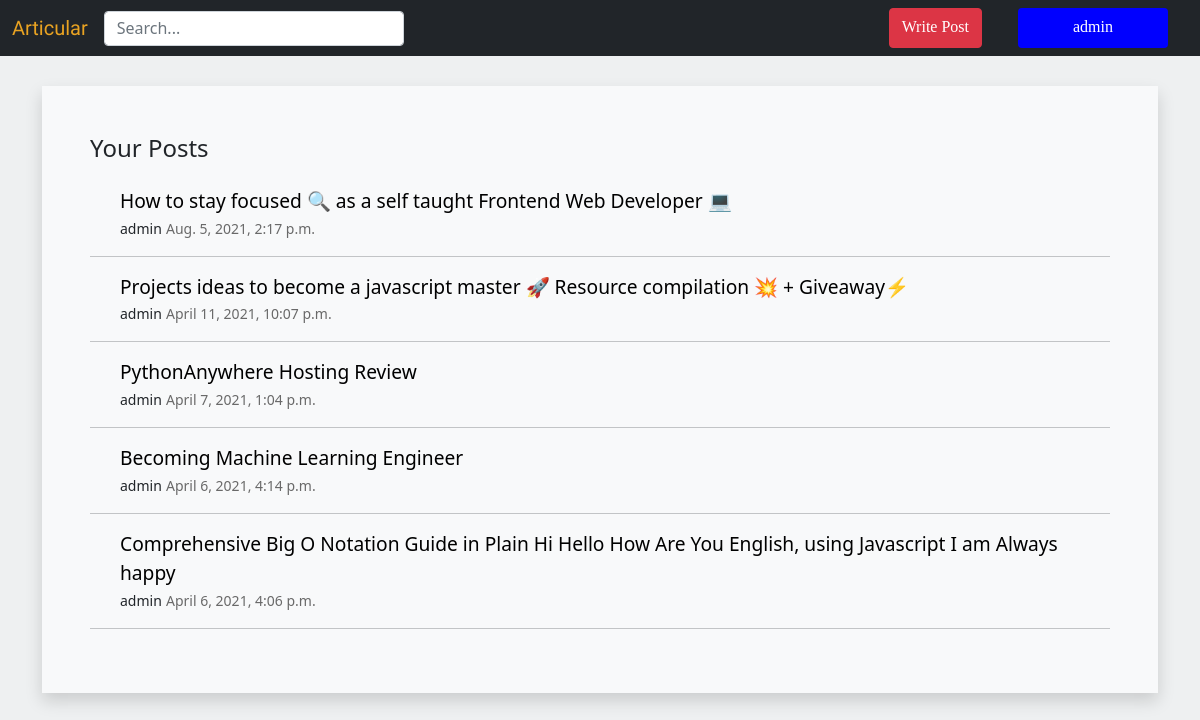
/MyPosts/ (signed in), run on the app's committed database.
### apps/main/models.py (models this page shows, shortened)
class Post(models.Model):
    user = models.ForeignKey(User,related_name='user',on_delete=models.CASCADE)
    title = models.CharField(max_length=255,blank=True,null=True)
    tags = TaggableManager()
    content = models.TextField(blank=True,null=True)
    created_at = models.DateTimeField(auto_now_add=True)
    class Meta:
    	ordering = ('-created_at',)

### apps/main/views.py (the view)
# urls.py: path('MyPosts/',views.myposts,name='myposts'),
def myposts(request):
    my_posts = Post.objects.filter(user=request.user)
    context = {
    	'posts':my_posts,
    }
    return render(request,'MyPosts.html',context)

### apps/userProfile/templates/MyPosts.html
{% extends 'base.html' %}
{% load static %}
{% block content %}
<div class="container" id="box" style="margin-top: 30px;margin-bottom: 30px;">
    <article class="bg-light shadow text-wrap p-5" id="my_posts">
        <h4 class="mb-4">Your Posts</h4>
    {% for post in posts %}
        <div style="margin-left: 30px;">
            <div>
                <a href="{% url 'blog_detail' pk=post.id %}" class="post_title">
                {{post.title}}</a>
            </div>
            <small style="font-weight: 500">{{post.user}}</small>
            <small style="color: dimgrey;">{{post.created_at}}</small>
        </div>
        <hr>
    {% endfor %}
    </article>
</div>
{% endblock %}

### apps/main/templates/base.html (shortened to what this page needs)
<!DOCTYPE html>
{% load static %}
<html lang="en">
<head>
    <link rel="stylesheet" href="{% static 'css/base.css' %}">
    <link rel="stylesheet" href="https://use.fontawesome.com/releases/v5.15.3/css/all.css">
    <link href="https://cdn.jsdelivr.net/npm/bootstrap@5.0.0-beta3/dist/css/bootstrap.min.css" rel="stylesheet">
</head>
<body style="background-color: #EEF0F1;overflow-x: hidden;">
    <nav class="navbar navbar-expand-lg navbar-dark bg-dark">
        <div class="container-fluid">
          <a class="navbar-brand" href="{% url 'frontpage' %}" style="color: rgb(233, 163, 34);" id="logo">Articular</a>
          <div class="collapse navbar-collapse " id="navbarSupportedContent">
            <ul class="navbar-nav me-auto mb-2 mb-lg-0">
                <form method="GET" action="{% url 'search' %}">
                  <div style="margin-right: 12px" class="d-flex">
                    <input class="form-control me-2" type="search" placeholder="Search..." aria-label="Search"
                    style="height: 35px;margin-right: 1px;width:300px" name="query">
                  </div>
                </form>
              </ul>
            {% if request.user.is_authenticated %}
            <div class="d-flex" id='NavItem'>
              <div style="margin-left: 12px" >
                <a href="{% url 'write_post' %}" class="btn btn-danger" style="height: 40px;text-align:center;color:white;text-decoration: none;margin-right: 20px;">
                Write Post</a>
                <a href="{% url 'profile_settings' %}" class="btn" style="height: 40px;margin-left: 12px;margin-right: 20px;text-align:center;width:150px;background-color:blue;color:white;" >{{request.user.username}}</a>
              </div>
            {% endif %}
          </div>
        </div>
      </nav>
    <section style="background-color: #EEF0F1;" >
      {% block content %}
      {% endblock %}
    </section>
</body>
</html>

### static/css/base.css (style rules this page uses)
section { background-color: white; }
#logo { font-family: 'Dela Gothic One', cursive; }
#NavItem { font-family: 'Merriweather', serif; }
.post_title { text-indent: 80px; text-decoration: none; color: black; font-size: larger; }

### data on the page
Post: title "How to stay focused 🔍 as a self taught Frontend Web Developer 💻", user "admin", created_at "Aug. 5, 2021, 2:17 p.m."
Post: title "Projects ideas to become a javascript master 🚀 Resource compilation 💥 + Giveaway⚡", user "admin", created_at "April 11, 2021, 10:07 p.m."
Post: title "PythonAnywhere Hosting Review", user "admin", created_at "April 7, 2021, 1:04 p.m."
Post: title "Becoming Machine Learning Engineer", user "admin", created_at "April 6, 2021, 4:14 p.m."
Post: title "Comprehensive Big O Notation Guide in Plain Hi Hello How Are You English, using Javascript I am Always happy", user "admin", created_at "April 6, 2021, 4:06 p.m."

### other printed values
{{ request.user.username }} "admin"
